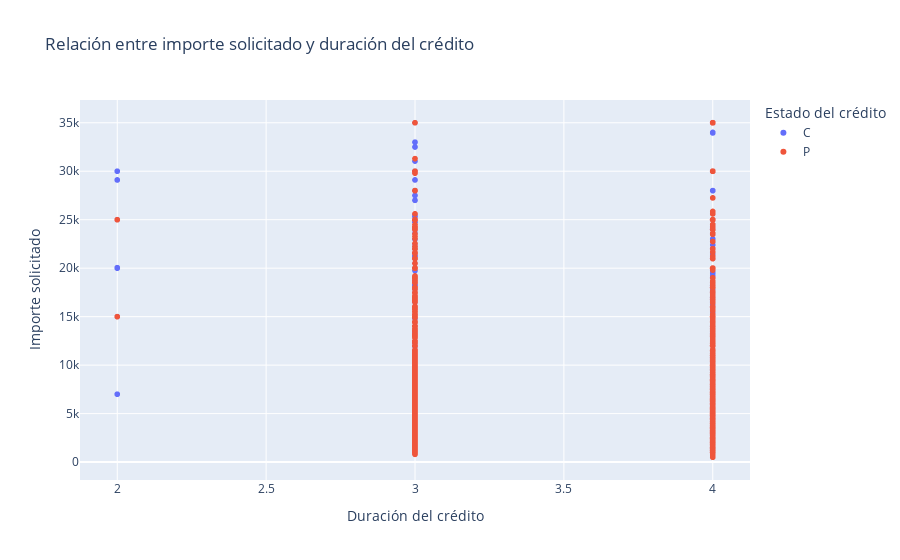

The code cell stored with this chart in its notebook:
### Code cell
# Relación entre el importe solicitado (`importe_solicitado`) con la duración del crédito (`duracion_credito`), coloreado por estado del crédito (`estado_credito_N`) en un gráfico de dispersión.
dispersion_grafico = px.scatter(df, x='duracion_credito', y='importe_solicitado',
                  color='estado_credito_N',
                  title='Relación entre importe solicitado y duración del crédito',
                  labels={'duracion_credito': 'Duración del crédito', 'importe_solicitado': 'Importe solicitado', 'estado_credito_N': 'Estado del crédito'})
dispersion_grafico.show()

### Figure 1 — Plotly figure (JSON) as saved in the notebook; plotly's stock layout.template omitted (floating-point values rounded to 4 significant figures; data arrays with more than 128 entries replaced by an {"elided": "..."} marker saying what was removed)
{"data": [{"hovertemplate": "Estado del crédito=C<br>Duración del crédito=%{x}<br>Importe solicitado=%{y}<extra></extra>", "legendgroup": "C", "marker": {"color": "#636efa", "symbol": "circle"}, "mode": "markers", "name": "C", "showlegend": true, "type": "scattergl", "x": {"elided": "1653 int values"}, "xaxis": "x", "y": {"elided": "1653 int values"}, "yaxis": "y"}, {"hovertemplate": "Estado del crédito=P<br>Duración del crédito=%{x}<br>Importe solicitado=%{y}<extra></extra>", "legendgroup": "P", "marker": {"color": "#EF553B", "symbol": "circle"}, "mode": "markers", "name": "P", "showlegend": true, "type": "scattergl", "x": {"elided": "5074 int values"}, "xaxis": "x", "y": {"elided": "5074 int values"}, "yaxis": "y"}], "layout": {"legend": {"title": {"text": "Estado del crédito"}, "tracegroupgap": 0}, "title": {"text": "Relación entre importe solicitado y duración del crédito"}, "xaxis": {"anchor": "y", "domain": [0, 1], "title": {"text": "Duración del crédito"}}, "yaxis": {"anchor": "x", "domain": [0, 1], "title": {"text": "Importe solicitado"}}}}
